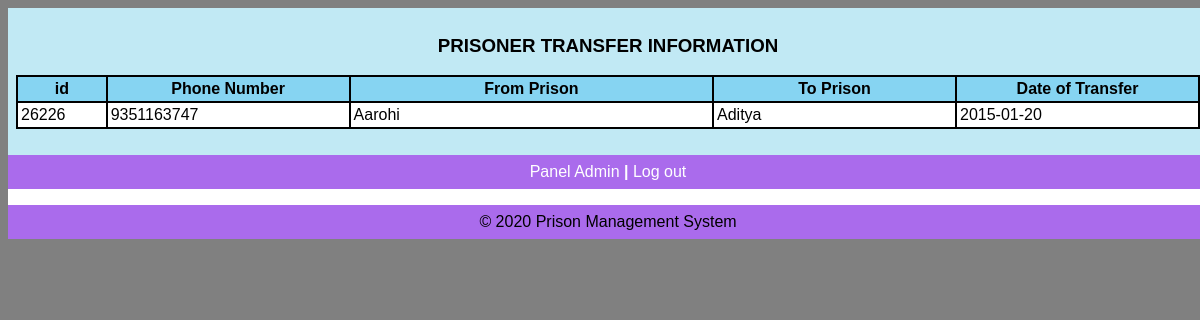
The page /admin/viewofficer.php on the database its author committed.
### tables this page shows
CREATE TABLE IF NOT EXISTS `officer` (
  `National_id` int(11) NOT NULL,
  `Telephone` bigint(12) NOT NULL,
  `From_prison` varchar(12) NOT NULL,
  `To_prison` varchar(12) NOT NULL,
  `Dateoftransfer` date NOT NULL
);

### admin/viewofficer.php (the view, shortened to what this page needs)
<html>
<head>
   <link rel="stylesheet" media="screen" href="login.css" >
</head>
<body>
	<table align='center' border='0' bgcolor='aa6bec' width='1200' cellpadding='8' cellspacing='0' height='200'>
          <tr>
            <td bgcolor='c1e9f4' valign='center'>
<?php
$tbl_name="officer";
$sel= mysql_query("select * from $tbl_name");
echo"<table align='center' width='100%' border='0' cellpadding='3' cellspacing='2' bgcolor='gr'>
<caption><h3>PRISONER TRANSFER  INFORMATION</h3></caption>
<tr bgcolor='86d4f2'>
<th width='3%'> id</th>
<th width='10%'>Phone Number</th>
<th width='15%'>From Prison</th>
<th width='10%'>To Prison</th>
<th width='10%'>Date of Transfer</th>
</tr>";
   while($row=mysql_fetch_array ($sel))
{
echo "<tr bgcolor='white'>";
echo  "<td width='3%'>".$row ['National_id']."</td>";
echo  "<td width='10%'>".$row ['Telephone']."</td>";
echo  "<td width='7%'>".$row ['From_prison']."</td>";
echo  "<td width='10%'>".$row ['To_prison']."</td>";
echo  "<td width='10%'>".$row ['Dateoftransfer']. "</td>";
echo "</tr>";
}
echo"</table>";
?>
<br/>
			</td>
          </tr>
          <tr>
			<td align="center"><a href="adminpanel.php" target="_parent">Panel Admin <b>|</b></a>
			<a href="index.php" target="_parent">Log out</a></td>
          </tr>
          <tr>
            <td align='center' bgcolor='white' height='1'><?php
           include("footer.php");
                ?>
            </td>
          </tr>
	</table>
</body>
</head>
</html>

### admin/login.css (style rules this page uses)
body { font: 14px/21px "Lucida Sans", "Lucida Grande", "Lucida Sans Unicode", sans-serif;background:gray; }
a { color:#fff; text-decoration:none; }

### rows shown on the page
officer: National_id "26226", Telephone "9351163747", From_prison "Aarohi", To_prison "Aditya", Dateoftransfer "2015-01-20"
